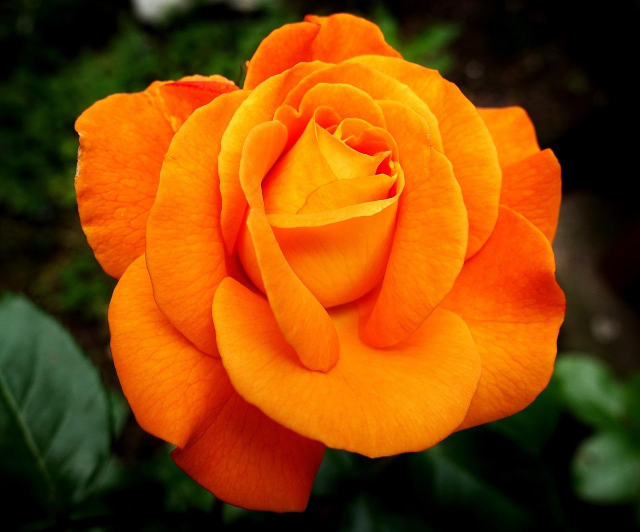
#> input picture OpenCV-Perception/OpenCV-Perception/flor.jpeg, 1280 x 1064 px (shown at 1/2 size)
$ jupyter execute opencv_gcid_02.ipynb   (text cells are left out)
#> lines starting #> are read from the running program, lines starting #| are printed output that depends on the picture; after the words box and inside, x2 and y2 are one past the last pixel; in counts of white or black regions, pixels touching at a corner belong together; pictures that were not available may be replaced by others from this repository, and a replacement may not be noted
[cell 1]
import cv2
import numpy as np
import matplotlib.pyplot as plt

image = cv2.imread("flor.jpeg")
#> image is the input picture: shape (1064, 1280, 3); mean B, G, R 7.1, 69, 134
image_BW = cv2.cvtColor(image, cv2.COLOR_BGR2GRAY)
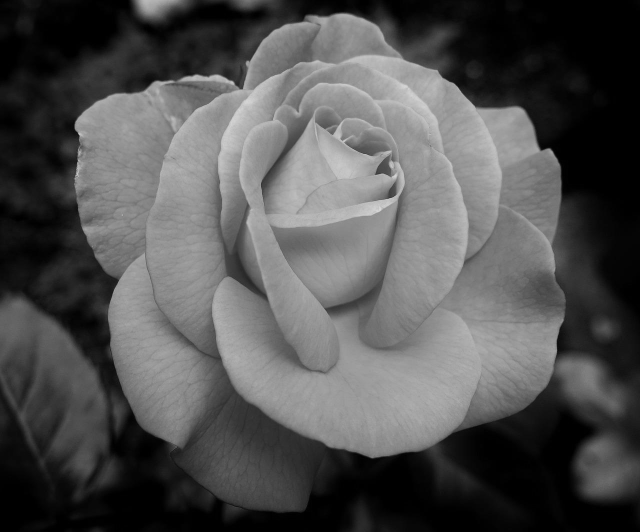
#> image_BW: shape (1064, 1280) (shown at 1/2 size); min 0, max 226, mean 81.4

plt.imshow(image_BW, cmap='gray')
plt.title("Imagen en escala de grises")
plt.axis('off')

plt.show()

[cell 2]
# Histogram
bins = 32
hist = cv2.calcHist([image_BW], [0], None, [bins], [0, 255])
#> hist = 32 values, max 256012 at index 0, min 0 at index 29, mean 42560
plt.bar(np.arange(bins), hist[:, 0])
plt.title("Histograma")
plt.xlabel("Intensidad")
plt.ylabel("Frecuencia")

umbral = 11  # Índice del bin donde quieres la línea
plt.axvline(x=umbral, color='red', linestyle='--', linewidth=2, label=f'Umbral = {umbral}')

plt.show()
#> figure, not shown here; tallest bar 256012 high, from x = -0.4 to 0.4

[cell 3]
# --- Binarización ---
# Umbral manual: píxeles >= T -> blancos (255), el resto negros (0)

T = 88  # Ajusta este valor según necesites
_, image_bin = cv2.threshold(image_BW, T, 255, cv2.THRESH_BINARY)
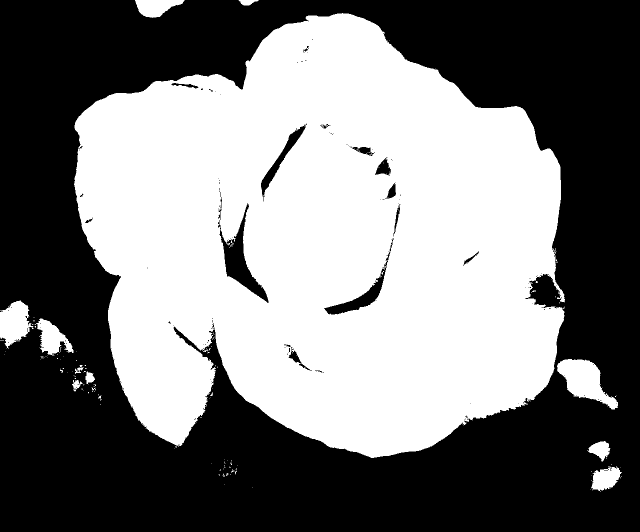
#> image_bin: shape (1064, 1280) (shown at 1/2 size); 48% white; 151 white regions (136 under 20 px), largest, box (x1, y1, x2, y2) and area: (148, 26, 1130, 916) 634042, (1114, 718, 1236, 819) 6019, (0, 600, 67, 697) 4021

plt.imshow(image_bin, cmap='gray')
plt.title(f"Imagen binarizada (T={T})")
plt.axis('off')

plt.tight_layout()
plt.show()

[cell 4]
import cv2
import numpy as np

# path to input images are specified and
# images are loaded with imread command
# Load grayscale images
image1 = cv2.imread('imgs/frame1.jpg', 0)
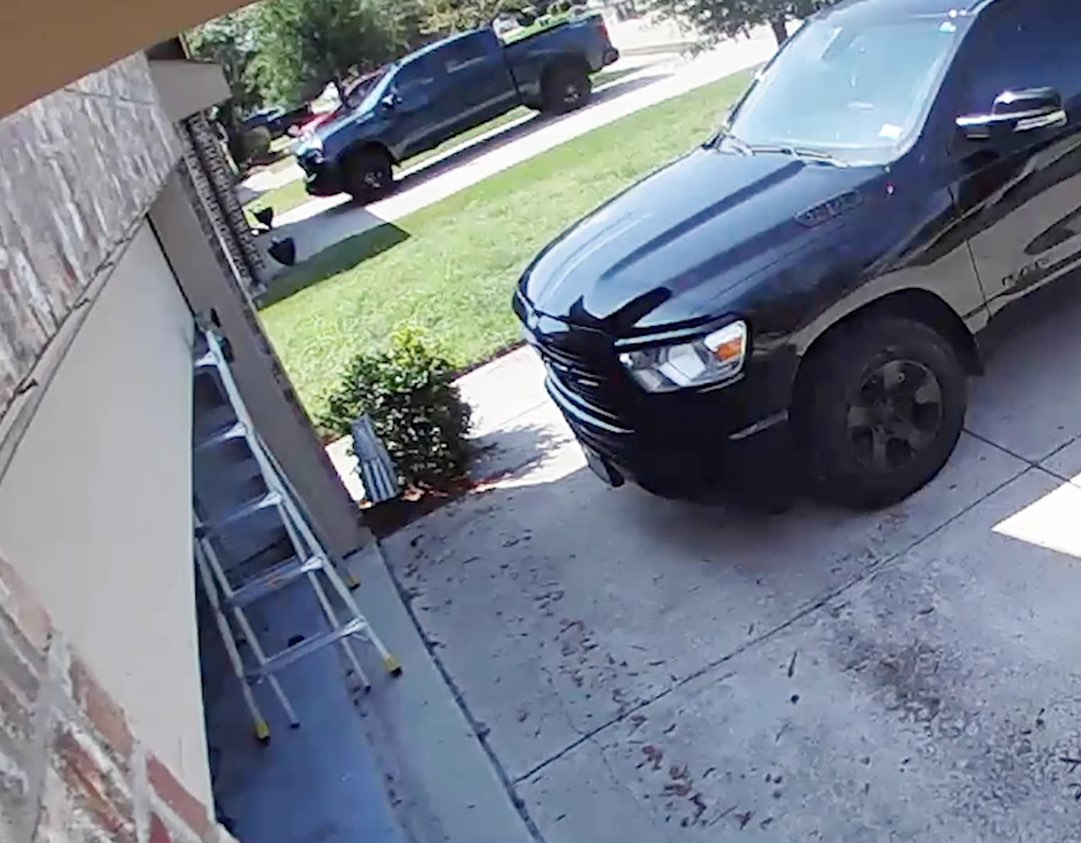
#> input picture OpenCV-Perception/OpenCV-Perception/imgs/frame1.jpg, 1081 x 843 px
#> image1: shape (843, 1081); min 0, max 255, mean 124.6
image2 = cv2.imread('imgs/frame2.jpg', 0)
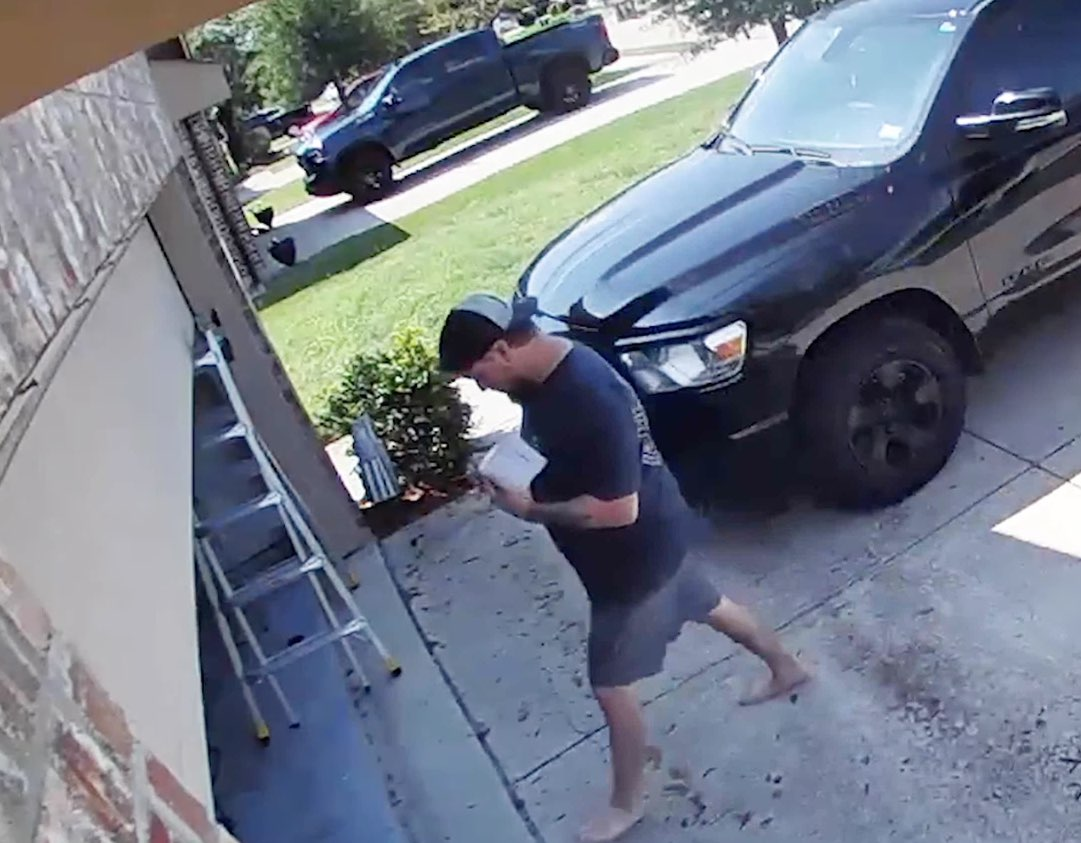
#> input picture OpenCV-Perception/OpenCV-Perception/imgs/frame2.jpg, 1081 x 843 px
#> image2: shape (843, 1081); min 0, max 255, mean 120.4

sub = cv2.subtract(image1, image2)

# plt.imshow(image1, cmap='gray')
plt.imshow(sub, cmap='gray')

[cell 5]
bins = 32
hist = cv2.calcHist([sub], [0], None, [bins], [0, 255])
#> hist = 32 values, max 768430 at index 0, min 2 at index 31, mean 28477.6
plt.bar(np.arange(bins), hist[:, 0])
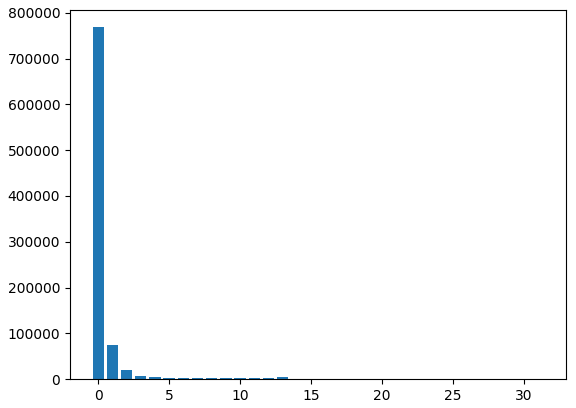
#> figure drawn by matplotlib, 1 panel; tallest bar 768430 high, from x = -0.4 to 0.4

[cell 6]
# --- Binarización ---
# Umbral manual: píxeles >= T -> blancos (255), el resto negros (0)

T = 88  # Ajusta este valor según necesites
_, image_bin = cv2.threshold(sub, T, 255, cv2.THRESH_BINARY)
#> image_bin: shape (843, 1081); 2.2% white; 47 white regions (35 under 20 px)

plt.imshow(image_bin, cmap='gray')
plt.title(f"Imagen binarizada (T={T})")
plt.axis('off')

plt.tight_layout()
plt.show()

[cell 7]
# find the contours
contours, _ = cv2.findContours(image_bin, cv2.RETR_TREE,cv2.CHAIN_APPROX_SIMPLE)
#> contours = 62 contours, 49 with area under 20; largest, box (x1, y1, x2, y2) and area: (463, 345, 622, 503) 8710, (525, 512, 657, 618) 5984, (439, 309, 534, 372) 3184, (588, 628, 622, 667) 592, (477, 482, 515, 492) 136
img = cv2.cvtColor(image_bin, cv2.COLOR_GRAY2BGR)
#> img: shape (843, 1081, 3); 2.2% white; 47 white regions (35 under 20 px), largest, box (x1, y1, x2, y2) and area: (463, 345, 622, 503) 9080, (525, 512, 657, 618) 6159, (439, 309, 534, 372) 3320

for cnt in contours:
    # get the bounding rect
    x, y, w, h = cv2.boundingRect(cnt)
    # draw a green rectangle to visualize the bounding rect
    img = cv2.rectangle(img, (x, y), (x+w, y+h), (0, 255, 0), 2)
#> this loop made 62 passes
#> (x, y, w, h) on passes 2, 4, 5, 6, 7, 8, 9, 11, 12, 14, 15, 16: (791, 695, 1, 1), (598, 675, 7, 6), (652, 673, 1, 1), (773, 671, 3, 7), (590, 668, 10, 15), (760, 655, 1, 1), (754, 651, 6, 3), (747, 647, 6, 2), (729, 634, 20, 9), (588, 628, 34, 39), (596, 653, 4, 3), (593, 652, 4, 5)
#> (cnt, x, y, w, h) on passes 1, 3, 10, 13, 18, 20: ([[742, 704], [743, 704]], 742, 704, 2, 1), ([[604, 682], [605, 682]], 604, 682, 2, 1), ([[619, 651], [619, 653]], 619, 651, 1, 3), ([[725, 632], [725, 633], [727, 633], [726, 632]], 725, 632, 3, 2), ([[597, 640], [598, 639], [599, 640], [598, 641]], 597, 639, 3, 3), ([[633, 535], [634, 535]], 633, 535, 2, 1)
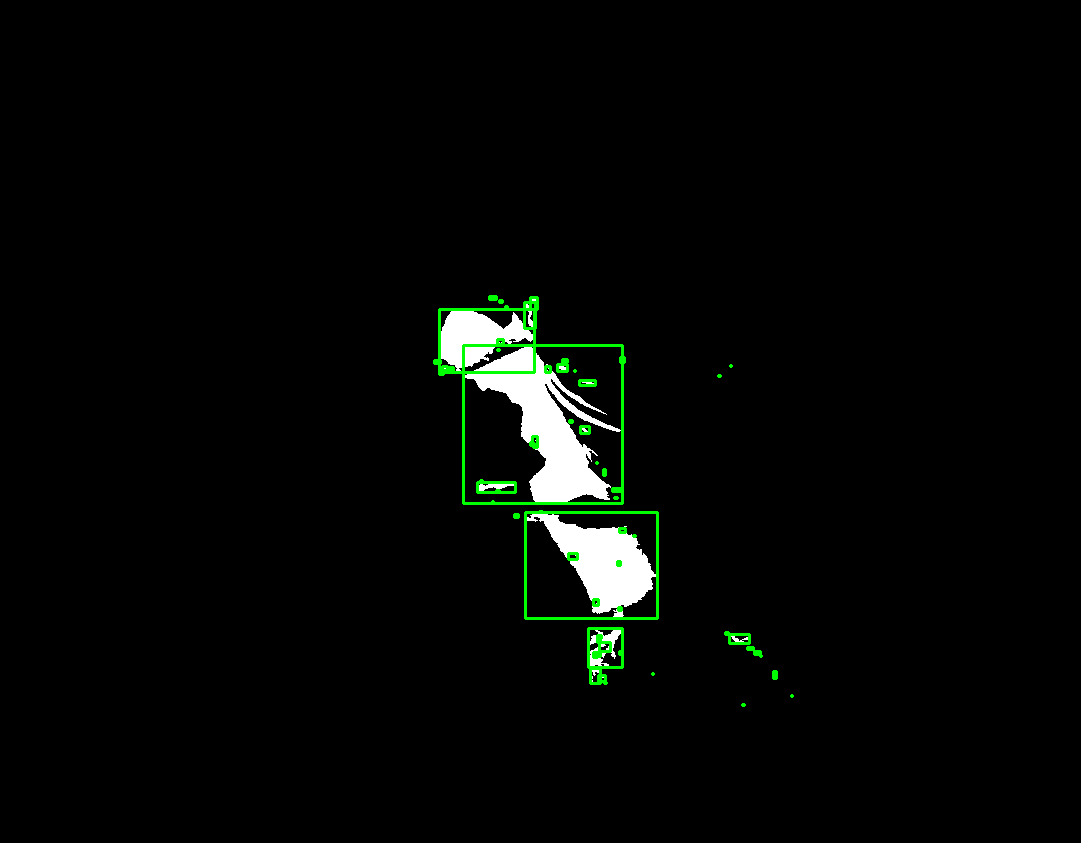
#> img: shape (843, 1081, 3); mean B, G, R 5.1, 7.2, 5.1

plt.imshow(img, cmap='gray')

[cell 8]
img = cv2.cvtColor(image_bin, cv2.COLOR_GRAY2BGR)

for cnt in contours:
    # get the bounding rect
    x, y, w, h = cv2.boundingRect(cnt)
    # draw a green rectangle to visualize the bounding rect
    if cv2.contourArea(cnt) > 1500:  # Filter by size
        img = cv2.rectangle(img, (x, y), (x+w, y+h), (0, 255, 0), 2)
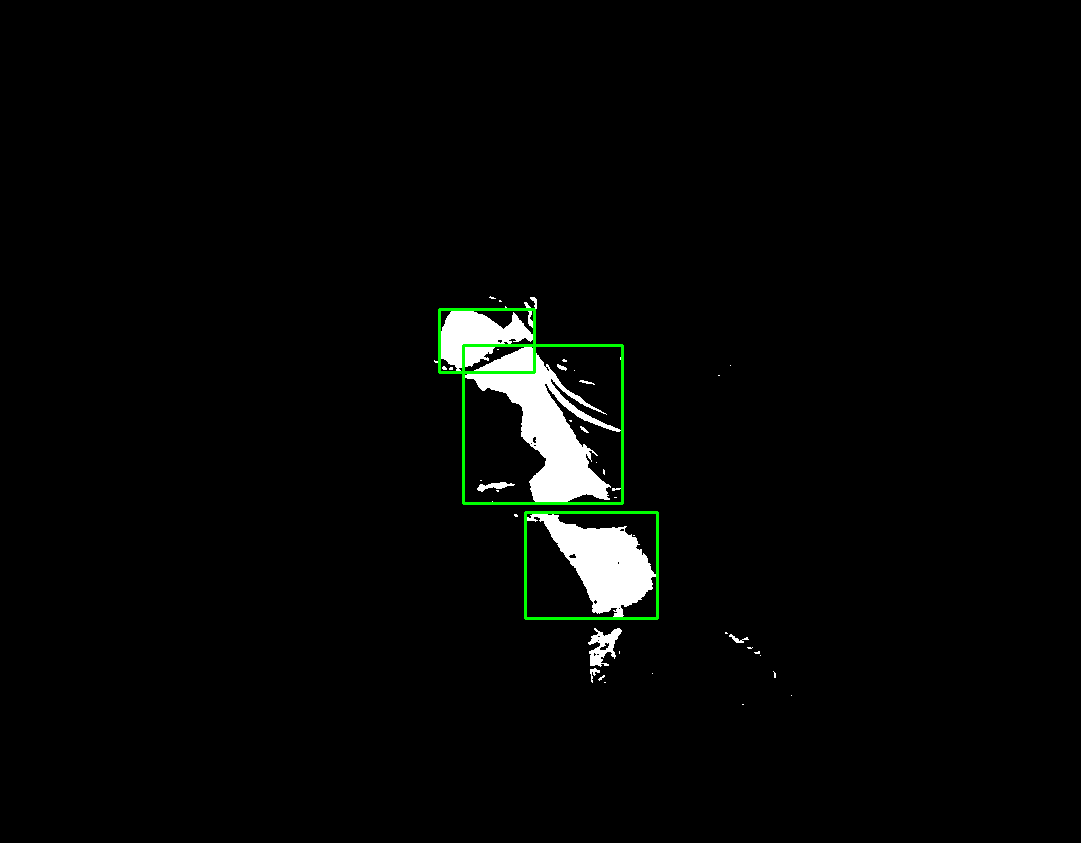
#> img: shape (843, 1081, 3); mean B, G, R 5.4, 6.6, 5.4

plt.imshow(img, cmap='gray')

[cell 9]
# leer y vizualizar el video
import cv2

cap = cv2.VideoCapture("trafico01.mp4")
frames = []

while True:
    ret, frame = cap.read()
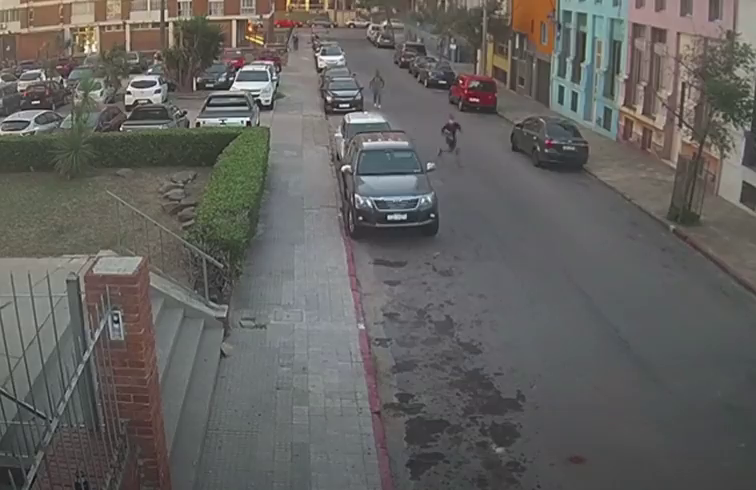
#> input picture frame 8 of OpenCV-Perception/OpenCV-Perception/safety_running.mp4, 756 x 490 px, given in place of trafico01.mp4, which was not available
#> frame is the input picture: shape (490, 756, 3); mean B, G, R 95.2, 97.8, 99.3
    if not ret:
        break

    frames.append(frame)
    cv2.imshow("Video", frame)
    cv2.waitKey(25)

cap.release()
cv2.destroyAllWindows()
